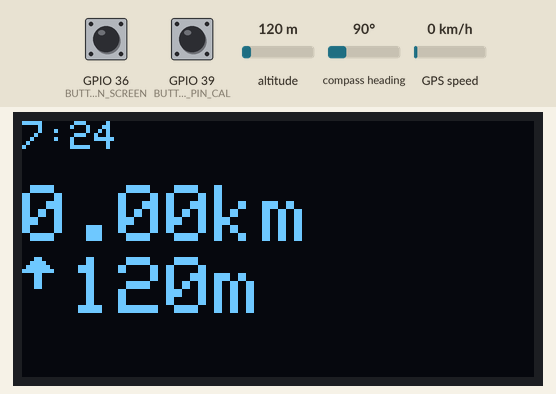
Recording of a sketch running on a simulated ESP32. Shown: 128×64 one-colour display. The inputs (shaded band) are chosen by the test bench; at power-on: GPIO 39 (BUTTON_PIN_CAL) LOW, GPIO 36 (BUTTON_PIN_SCREEN) LOW, altitude 120 m, compass heading 90°, GPS speed 0 km/h. The display library's start-up logo is not drawn; the GPS gets a fix after 3 s at 37.7749, -122.4194 with 8 satellites; what the sketch prints to the serial monitor is not drawn.

Above: at 3.2 s.
3.3 s: GPIO 39 (BUTTON_PIN_CAL) pulled HIGH for 1 s
At 4.7 s:
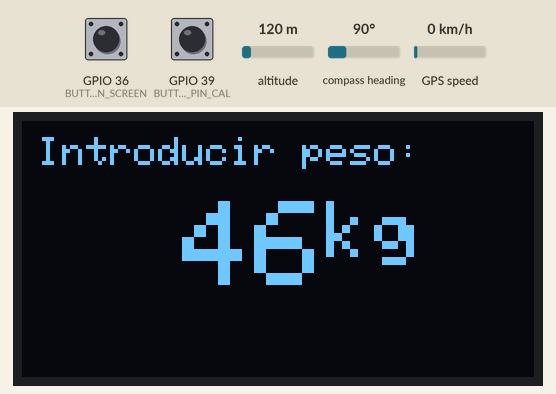
5.8 s: GPIO 36 (BUTTON_PIN_SCREEN) pulled HIGH for 3.2 s
At 9.8 s:
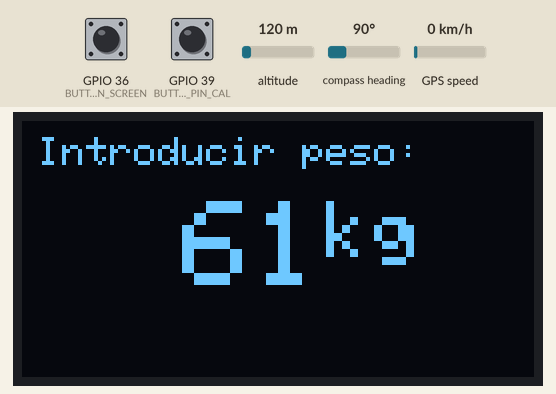
10.5 s: altitude set to 250 m
At 13.2 s:
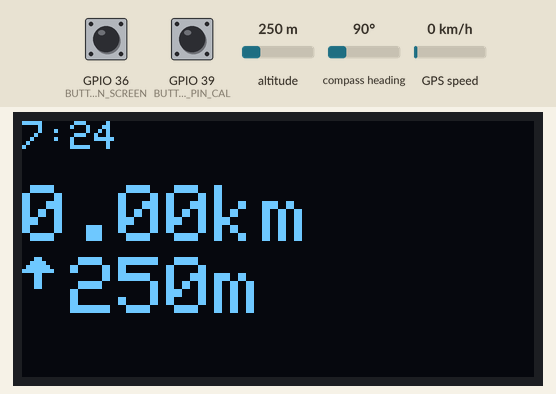
13.7 s: GPIO 36 (BUTTON_PIN_SCREEN) pulled HIGH for 0.15 s
At 14.9 s:
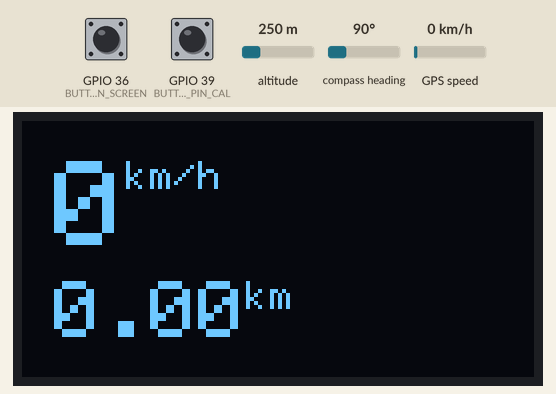
15.3 s: GPIO 36 (BUTTON_PIN_SCREEN) pulled HIGH for 1 s
At 15.7 s:
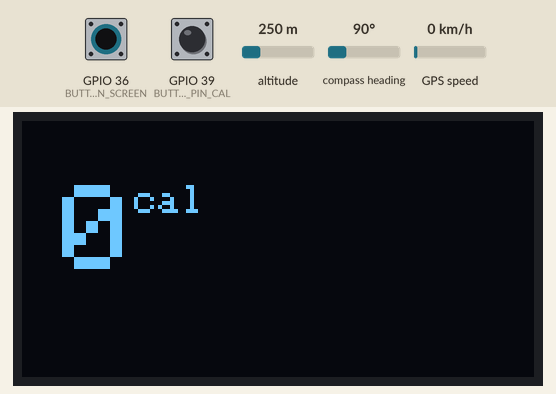
17.8 s: GPIO 36 (BUTTON_PIN_SCREEN) pulled HIGH for 0.15 s
At 18.4 s:
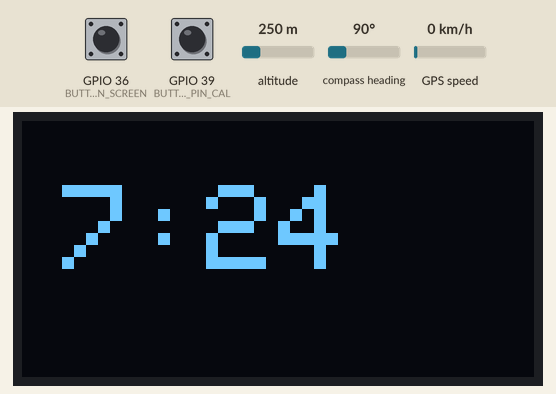
Timing chart, 0 to 20.8 s (numbered marks = the images above; inputs shaded):
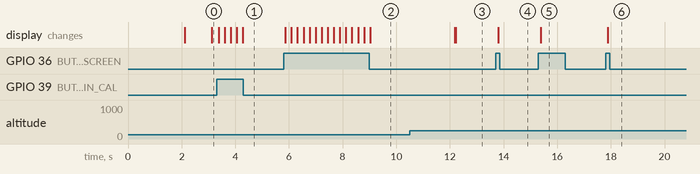

Measured:
- after the input at 3.3 s, the display: first changes after 0.08 s (image 1 shows a later state)
- after the input at 5.8 s, the display: first changes after 0.07 s (image 2 shows a later state)
- after the input at 10.5 s, the display: first differs from a run without the input after 1.7 s (image 3)
- after the input at 13.7 s, the display: changes after 0.10 s (image 4)
- after the input at 15.3 s, the display: changes after 0.09 s (image 5)
- after the input at 17.8 s, the display: changes after 0.08 s (image 6)

The sketch:

master.ino
```cpp
#include <esp_now.h>
#include <WiFi.h>
#include <Wire.h>
#include <Adafruit_GFX.h>
#include <Adafruit_SH110X.h>
#include <TinyGPSPlus.h>

#define SCREEN_WIDTH 128 // OLED display width, in pixels
#define SCREEN_HEIGHT 64 // OLED display height, in pixels
#define i2c_Address 0x3c
#define OLED_RESET -1 // Reset pin # (or -1 if sharing Arduino reset pin)
Adafruit_SH1106G display = Adafruit_SH1106G(SCREEN_WIDTH, SCREEN_HEIGHT, &Wire, OLED_RESET);

const int BUTTON_PIN_SCREEN = 36;
const int BUTTON_PIN_CAL = 39;

int screenButtonState;
int lastScreenButtonState = LOW;
int calButtonState;
int lastCalButtonState;

unsigned long lastDebounceTime = 0;
unsigned long debounceDelay = 50;

int displayState = 0;
bool noData = false;

TinyGPSPlus gps;

typedef struct struct_message {
  int bpm;
} struct_message;

typedef struct struct_data {
  int bpm;
  double speed;
  double loc_lat;
  double loc_lng;
  double distance;
  double alt;
  int weight;
  double calories;
  int bpmProm;
  int bpmWrites;
  int hour;
  int minutes;
  double p_altitude;
} struct_data;

struct_data data = {0, 0.0, 0.0, 0.0, 0.0, 0.0, 50, 0.0, 0, 0, 0, 0};
struct_message msgData;

double speeds[] = {0.0, 13.0, 16.0, 19.0, 22.5, 24.0, 25.5, 27.0, 29.0, 30.55, 32.0, 33.5, 37.0, 40.0};
double coefficient[] = {0.0, 0.00049167, 0.00059167, 0.00071, 0.00085333, 0.000935, 0.001025, 0.001125, 0.00123333, 0.00135167, 0.001485, 0.001625, 0.001955, 0.00235167};

const unsigned char alt_icon[] PROGMEM ={0x18, 0x3c, 0x7e, 0xff, 0x18, 0x18, 0x18, 0x18};

// callback function that will be executed when data is received
void OnDataRecv(const uint8_t *mac, const uint8_t *incomingData, int len) {
  memcpy(&msgData, incomingData, sizeof(msgData));
  Serial.print("Bytes received: ");
  Serial.println(len);
  Serial.print("BPM: ");
  Serial.println(String(msgData.bpm));

  data.bpmWrites++;
  data.bpmProm += msgData.bpm;
}

void setup() {
  Serial.begin(115200);
  Serial2.begin(9600);

  // Set device as a Wi-Fi Station
  WiFi.mode(WIFI_STA);

  // Init ESP-NOW
  if (esp_now_init() != ESP_OK) {
    Serial.println("Error initializing ESP-NOW");
    return;
  }

  // Once ESPNow is successfully Init, we will register for recv CB to
  // get recv packer info
  esp_now_register_recv_cb(OnDataRecv);

  display.begin(i2c_Address, true); // Address 0x3C default
  delay(2000);
  display.display();
  display.clearDisplay();
  display.display();

  pinMode(BUTTON_PIN_SCREEN, INPUT);
  pinMode(BUTTON_PIN_CAL, INPUT);
}

void loop() {
  // updateSerial();
  while (Serial2.available() > 0) {
  checkButtons();
    if (gps.encode(Serial2.read()))
      updateData();
  }

  if (millis() > 5000 && gps.charsProcessed() < 10) {
    Serial.println(F("No GPS detected: check wiring."));
    while (true)
      ;
  }
}

void updateData() {

  if (data.bpmWrites >= 5) {
      data.bpm = data.bpmProm / data.bpmWrites;
      data.bpmProm = 0;
      data.bpmWrites = 0;
    }

  if (gps.satellites.value() >= 5) {
    data.speed = gps.speed.kmph();
    data.distance += data.speed * (1 / 3600);
    data.loc_lat = gps.location.lat();
    data.loc_lng = gps.location.lng();
    data.calories += coefficient[findClosestIndex(speeds, 0, 13, data.speed)] * data.weight;
    data.hour = gps.time.hour() - 3;
    data.minutes = gps.time.minute();

    double new_altitude = gps.altitude.meters();
    if (data.alt < new_altitude) {
      data.p_altitude += (new_altitude - data.alt);
    }
    data.alt = new_altitude;

    noData = false;
  }

  long currentMills = millis();
  while (millis() <= currentMills + 1000) {
    checkButtons();
    updateDisplay();
  }
}

void updateDisplay () {
  if (noData) {
    displayNoData();
  } else {
    if (displayState == 0) {
        displayData0();
      }

    if (displayState == 1) {
      displayData1();
    }

    if (displayState == 2) {
      displayData2();
    }

    if (displayState == 3) {
      displayData3();
    }
  }
}

void displayNoData() {
  display.clearDisplay();
  display.setTextColor(SH110X_WHITE);
  display.setCursor(0, 12);
  display.setTextSize(2);
  display.println("Buscando");
  display.println("Satelites");
  display.display();
}

void displayData0() {
  display.clearDisplay();
  display.setTextColor(SH110X_WHITE);

  display.setCursor(0,0);
  display.setTextSize(1);
  display.print(String(data.hour));
  display.print(":");
  display.print(String(data.minutes));

  display.setCursor(0, 16);
  display.setTextSize(2);
  display.print(String(data.distance));
  display.print("km");

  display.drawBitmap(0, 34, alt_icon, 8, 8, SH110X_WHITE);
  display.setCursor(12, 34);
  display.print(String(int(data.p_altitude)));
  display.print("m");

  display.display();
}

void displayData1() {
  display.clearDisplay();
  display.setCursor(8, 10);
  display.setTextSize(3);
  display.print(String(int(data.speed)));
  display.setTextSize(1);
  display.print("km/h");
  display.setTextSize(2);
  display.setCursor(8, 40);
  display.print(String(data.distance));
  display.setTextSize(1);
  display.print("km");
  display.display();
}

void displayData2() {
  display.clearDisplay();
  display.setCursor(10, 16);
  display.setTextSize(3);
  display.print(String(int(data.calories)));
  display.setTextSize(1);
  display.print("cal");
  display.display();
}

void displayData3() {
  display.clearDisplay();
  display.setCursor(10, 16);
  display.setTextSize(3);
  display.print(gps.time.hour() - 3);
  display.print(":");
  display.print(gps.time.minute());
  display.display();
}

void updateSerial() {
  delay(500);
  while (Serial.available()) {
    Serial2.write(Serial.read()); // Forward what Serial received to Software Serial Port
  }
  while (Serial2.available()) {
    Serial.write(Serial2.read()); // Forward what Software Serial received to Serial Port
  }
}

void setCalories() {
  int currentMillis = millis();
  while (millis() < currentMillis + 3000) {
    Serial.println(data.weight);
    weightSetup();
    delay(200);
    if (digitalRead(BUTTON_PIN_SCREEN) == HIGH) {
      data.weight++;
      currentMillis = millis();
    }
    else if (digitalRead(BUTTON_PIN_CAL) == HIGH) {
      data.weight--;
      currentMillis = millis();
    }
  }
}

void weightSetup() {
  display.clearDisplay();
  display.setTextColor(SH110X_WHITE);
  display.setCursor(4, 4);
  display.setTextSize(1);
  display.print("Introducir peso:");
  display.setCursor(40, 20);
  display.setTextSize(3);
  display.print(data.weight);
  display.setTextSize(2);
  display.print("kg");
  display.display();
}

void checkButtons() {
  int readScreen = digitalRead(BUTTON_PIN_SCREEN);
  int readCal = digitalRead(BUTTON_PIN_CAL);

  if (readScreen != lastScreenButtonState || readCal != lastCalButtonState) {
    lastDebounceTime = millis();
  }

  if ((millis() - lastDebounceTime) > debounceDelay) {
    if (readScreen != screenButtonState) {
      screenButtonState = readScreen;
      if (screenButtonState == HIGH) {
        displayState = (displayState + 1) % 4;
      }
    } else if (readCal != calButtonState) {
      calButtonState = readCal;
      if (calButtonState == HIGH) {
        setCalories();
      }
    }
  }

  lastScreenButtonState = readScreen;
  lastCalButtonState = readCal;
}

int findClosestIndex(double arr[], int left, int right, int target) {
  // base case: when there is only one element in the array
  if (left == right) {
    return left;
  }

  // calculate the middle index
  int mid = (left + right) / 2;

  // recursively search the left half of the array
  int leftClosest = findClosestIndex(arr, left, mid, target);

  // recursively search the right half of the array
  int rightClosest = findClosestIndex(arr, mid + 1, right, target);

  // compare the absolute differences of the closest elements in the left and right halves
  if (abs(leftClosest - target) <= abs(rightClosest - target)) {
    return leftClosest;
  }
  else {
    return rightClosest;
  }
}
```
